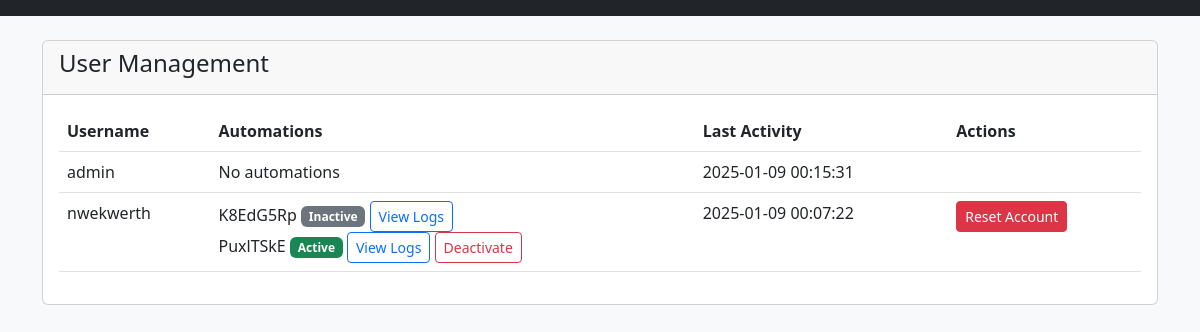
Screenshot of /users with the database file from the repository.
### app/models/user.py (models this page shows)
class User(db.Model):
    id = db.Column(db.Integer, primary_key=True)
    username = db.Column(db.String(80), unique=True, nullable=False)
    password = db.Column(db.String(200), nullable=False)
    is_admin = db.Column(db.Boolean, default=False)
    last_login = db.Column(db.DateTime(timezone=True))

### app/models/automation.py (models this page shows, shortened)
class Automation(db.Model):
    id = db.Column(db.Integer, primary_key=True)
    automation_id = db.Column(db.String(8), unique=True, nullable=False)
    name = db.Column(db.String(100), nullable=True)
    user_id = db.Column(db.Integer, db.ForeignKey('user.id'), nullable=False)
    created_at = db.Column(db.DateTime(timezone=True), default=datetime.now(timezone.utc))
    is_active = db.Column(db.Boolean, default=True)
    user = db.relationship('User', backref=db.backref('automations', lazy=True))

### app/routes/dashboard.py (the view)
@bp.route('/users')
def users():
    all_users = User.query.all()
    return render_template('users.html', users=all_users)

### app/templates/users.html (shortened to what this page needs)
<!DOCTYPE html>
<html lang="en">
<head>
    <link href="https://cdn.jsdelivr.net/npm/bootstrap@5.3.0/dist/css/bootstrap.min.css" rel="stylesheet">
</head>
<body class="bg-light">
    <nav class="navbar navbar-expand-lg navbar-dark bg-dark">
    </nav>
    <div class="container mt-4">
        <div class="card">
            <div class="card-header">
                <h4>User Management</h4>
            </div>
            <div class="card-body">
                <table class="table">
                    <thead>
                        <tr>
                            <th>Username</th>
                            <th>Automations</th>
                            <th>Last Activity</th>
                            <th>Actions</th>
                        </tr>
                    </thead>
                    <tbody>
                        {% for user in users %}
                        <tr>
                            <td>{{ user.username }}</td>
                            <td>
                                {% if user.automations %}
                                    <ul class="list-unstyled mb-0">
                                    {% for automation in user.automations %}
                                        <li>
                                            {{ automation.automation_id }}
                                            <span class="badge {{ 'bg-success' if automation.is_active else 'bg-secondary' }}">
                                                {{ 'Active' if automation.is_active else 'Inactive' }}
                                            </span>
                                            <button class="btn btn-sm btn-outline-primary view-logs"
                                                    data-automation-id="{{ automation.automation_id }}">
                                                View Logs
                                            </button>
                                            {% if automation.is_active %}
                                            <button class="btn btn-sm btn-outline-danger deactivate-automation"
                                                    data-automation-id="{{ automation.automation_id }}">
                                                Deactivate
                                            </button>
                                            {% endif %}
                                        </li>
                                    {% endfor %}
                                    </ul>
                                {% else %}
                                    No automations
                                {% endif %}
                            </td>
                            <td>
                                {% if user.last_login %}
                                    {{ user.last_login.strftime('%Y-%m-%d %H:%M:%S') }}
                                {% else %}
                                    Never
                                {% endif %}
                            </td>
                            <td>
                                {% if not user.is_admin %}
                                <button class="btn btn-danger btn-sm reset-user"
                                        data-user-id="{{ user.id }}"
                                        data-username="{{ user.username }}">
                                    Reset Account
                                </button>
                                {% endif %}
                            </td>
                        </tr>
                        {% endfor %}
                    </tbody>
                </table>
            </div>
        </div>
    </div>
</body>
</html>

### rows the page displays
User: username "admin", shows "No automations", last_login "2025-01-09 00:15:31"
User: username "nwekwerth", last_login "2025-01-09 00:07:22"
Automation: automation_id "K8EdG5Rp", is_active "Inactive"
Automation: automation_id "PuxlTSkE", is_active "Active"
